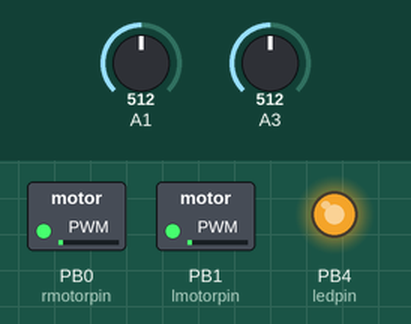
This sketch was run on a simulated ATtiny85, built with avr-gcc and run on an emulated ATtiny85. Shown: switched loads named in the sketch (green lamp = pin HIGH), output pins drawn as LEDs (lit = HIGH). Dashed ring = blinking. The inputs (shaded band) are chosen by the test bench; at power-on: A1 = 512, A3 = 512.

Above: at 10.83 s.
11.3 s: A1 set to 391
14.3 s: A1 set to 369
At 15.0 s:
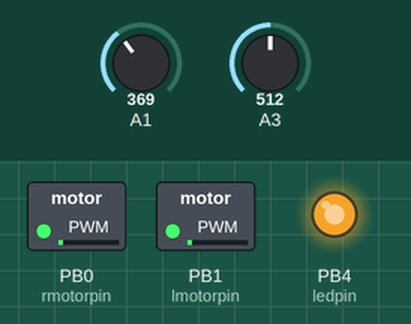
15.8 s: A3 set to 403
17.3 s: A3 set to 366
At 20.2 s:
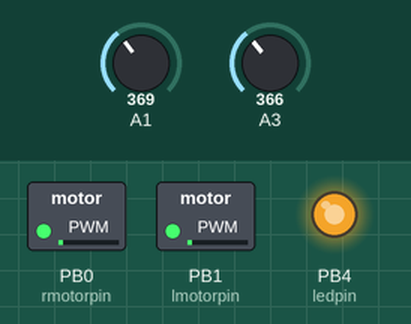
20.3 s: A3 set to 511
At 20.8 s:
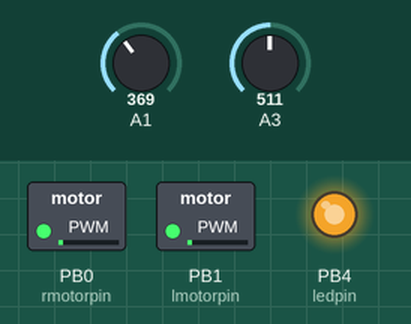
21.8 s: A3 set to 306
At 25.03 s:
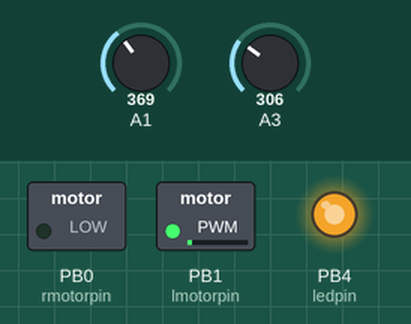
Timing chart, 0 to 25.8 s (numbered marks = the images above; inputs shaded):
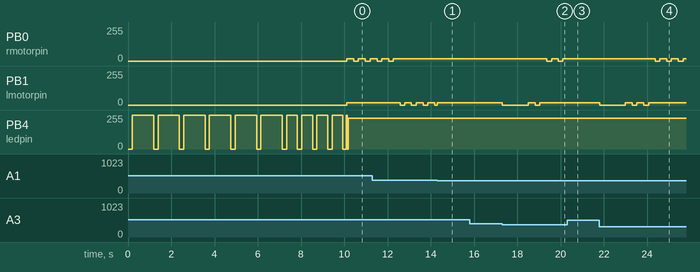

The sketch:

Robot1.ino
```cpp
/*
Robot version 1
ATtiny85, 2 motors, LED, two sensors

Sensor stuff:
both white  :  no prior  :  random walk
            :  prior     :  turn in direction of last black

one white   :  ideal situation, move straight

both black  :  no prior  :  random walk
            :  prior     :  turn in direction of last white

This code was written by Eric Heisler (shlonkin)
It is in the public domain, so do what you will with it.
*/

// Here are some parameters that you need to adjust for your setup
// Base speeds are the motor pwm values. Adjust them for desired motor speeds.
#define baseLeftSpeed 17
#define baseRightSpeed 17

// This determines sensitivity in detecting black and white
// measurment is considered white if it is > whiteValue*n/4
// where n is the value below. n should satisfy 0<n<4
// A reasonable value is 3. Fractions are acceptable.
#define leftSensitivity 3
#define rightSensitivity 3

// the pin definitions
#define lmotorpin 1 // PB1 pin 6
#define rmotorpin 0 // PB0 pin 5
#define lsensepin 3 //ADC3 pin 2
#define rsensepin 1 //ADC1 pin 7
#define ledpin 4 //PB4 pin 3

// some behavioral numbers
// these are milisecond values
#define steplength 300
#define smallturn 200
#define bigturn 500
#define memtime 1000

// variables
uint8_t lspd, rspd; // motor speeds
uint16_t lsenseval, rsenseval, lwhiteval, rwhiteval; // sensor values

// just for convenience and simplicity (HIGH is off)
#define ledoff PORTB |= 0b00010000
#define ledon PORTB &= 0b11101111

void setup(){
  // setup pins
  pinMode(lmotorpin, OUTPUT);
  pinMode(rmotorpin, OUTPUT);
  pinMode(2, INPUT); // these are the sensor pins, but the analog
  pinMode(3, INPUT); // and digital functions use different numbers
  ledoff;
  pinMode(ledpin, OUTPUT);
  analogWrite(lmotorpin, 0);
  analogWrite(rmotorpin, 0);

  lspd = baseLeftSpeed;
  rspd = baseRightSpeed;

  // give a few second pause to set the thing on a white surface
  // the LED will flash during this time
  lsenseval = 6;
  while(lsenseval){
    lsenseval--;
    flashLED(1);
    delay(989);
  }
  flashLED(4);
  delay(500);
  senseInit();
}

void loop(){
  // followEdge() contains an infinite loop, so this loop really isn't necessary
  followEdge();
}

void followEdge(){
  // now look for an edge
  uint8_t lastMove = 1; //0=straight, 1=left, 2=right
  unsigned long moveEndTime = 0; // the millis at which to stop
  unsigned long randomBits = micros(); // for a random walk

  unsigned long prior = 0; // after edge encounter set to millis + memtime
  uint8_t priorDir = 0; //0=left, 1=right, 2=both
  uint8_t lastSense = 1; //0=edge, 1=both white, 2=both black
  uint8_t i = 0; // iterator

  while(true){
    // only read sensors about once every 20ms
    // it can be done faster, but this makes motion smoother
    delay(18);
    // read the value 4 times and average
    ledon;
    delay(1);
    lsenseval = 0;
    rsenseval = 0;
    for(i=0; i<4; i++){
    	lsenseval += analogRead(lsensepin);
    	rsenseval += analogRead(rsensepin);
    }
    // don't divide by 4 because it is used below
    ledoff;

    // refill the random bits if needed
    if(randomBits == 0){ randomBits = micros(); }

    // Here is the important part
    // There are four possible states: both white, both black, one of each
    // The behavior will depend on current and previous states
    if((lsenseval > lwhiteval*leftSensitivity) && (rsenseval > rwhiteval*rightSensitivity)){
    	// both white - if prior turn toward black, else random walk
    	if(lastSense == 2 || millis() < prior){
    		// turn toward last black or left
    		if(priorDir == 0){
    			moveEndTime = millis()+smallturn;
    			move(0, rspd); // turn left
    			lastMove = 1;
    		}else if(priorDir == 1){
    			moveEndTime = millis()+smallturn;
    			move(lspd, 0); // turn right
    			lastMove = 2;
    		}else{
    			moveEndTime = millis()+bigturn;
    			move(0, rspd); // turn left a lot
    			lastMove = 1;
    		}
    	}else{
    		// random walk
    		if(millis() < moveEndTime){
    			// just continue moving
    		}else{
    			if(lastMove){
    				moveEndTime = millis()+steplength;
    				move(lspd, rspd); // go straight
    				lastMove = 0;
    			}else{
    				if(randomBits & 1){
    					moveEndTime = millis()+smallturn;
    					move(0, rspd); // turn left
    					lastMove = 1;
    				}else{
    					moveEndTime = millis()+smallturn;
    					move(lspd, 0); // turn right
    					lastMove = 2;
    				}
    				randomBits >>= 1;
    			}
    		}
    	}
    	lastSense = 1;

    }else if((lsenseval > lwhiteval*leftSensitivity) || (rsenseval > rwhiteval*rightSensitivity)){
    	// one white, one black - this is the edge
    	// just go straight
    	moveEndTime = millis()+steplength;
    	move(lspd, rspd); // go straight
    	lastMove = 0;
    	lastSense = 0;
    	prior = millis()+memtime;
    	if(lsenseval > lwhiteval*leftSensitivity){
    		// the right one is black
    		priorDir = 1;
    	}else{
    		// the left one is black
    		priorDir = 0;
    	}

    }else{
    	// both black - if prior turn toward white, else random walk
    	if(lastSense == 1 || millis() < prior){
    		// turn toward last white or left
    		if(priorDir == 0){
    			moveEndTime = millis()+smallturn;
    			move(lspd, 0); // turn right
    			lastMove = 2;
    		}else if(priorDir == 1){
    			moveEndTime = millis()+smallturn;
    			move(0, rspd); // turn left
    			lastMove = 1;
    		}else{
    			moveEndTime = millis()+bigturn;
    			move(lspd, 0); // turn right a lot
    			lastMove = 2;
    		}
    	}else{
    		// random walk
    		if(millis() < moveEndTime){
    			// just continue moving
    		}else{
    			if(lastMove){
    				moveEndTime = millis()+steplength;
    				move(lspd, rspd); // go straight
    				lastMove = 0;
    			}else{
    				if(randomBits & 1){
    					moveEndTime = millis()+smallturn;
    					move(0, rspd); // turn left
    					lastMove = 1;
    				}else{
    					moveEndTime = millis()+smallturn;
    					move(lspd, 0); // turn right
    					lastMove = 2;
    				}
    				randomBits >>= 1;
    			}
    		}
    	}
    	lastSense = 2;
    }
  }
}

void move(uint8_t lspeed, uint8_t rspeed){
  analogWrite(lmotorpin, lspeed);
  analogWrite(rmotorpin, rspeed);
}

void stop(){
  analogWrite(lmotorpin, 0);
  analogWrite(rmotorpin, 0);
}

// stores the average of 16 readings as a white value
void senseInit(){
  lwhiteval = 0;
  rwhiteval = 0;
  ledon;
  delay(1);
  for(uint8_t i=0; i<16; i++){
    lwhiteval += analogRead(lsensepin);
    delay(1);
    rwhiteval += analogRead(rsensepin);
    delay(9);
  }
  lwhiteval >>= 4;
  rwhiteval >>= 4;
  ledoff;
}

void flashLED(uint8_t flashes){
  while(flashes){
    flashes--;
    ledon;
    delay(200);
    ledoff;
    if(flashes){ delay(500); }
  }
}
```

Measured:
- the behaviour switches between 385 and 384 on A1 (found by bisection; images 0 and 1)
- the behaviour switches between 385 and 384 on A3 (found by bisection; images 1 and 2)
- after the input at 14.3 s, PB0 (rmotorpin): stays 17/255 (without the input it goes to 0/255 after 0.94 s)
- after the input at 15.8 s, every drawn part: stays the same
- after the input at 17.3 s, PB0 (rmotorpin): alternates 17/255 for 0.32 s and 0/255 for 0.21 s, starting after 2.1 s; PB1 (lmotorpin): 17/255 → 0/255 at once, → 17/255 1.2 s later, → 0/255 0.32 s later, → 17/255 0.22 s later
- after the input at 20.3 s, PB0 (rmotorpin): stays 17/255 (without the input it goes to 0/255 after 1.2 s); PB1 (lmotorpin): stops changing and stays 17/255
- after the input at 21.8 s, PB0 (rmotorpin): alternates 17/255 for 0.32 s and 0/255 for 0.22 s, starting after 2.6 s; PB1 (lmotorpin): 17/255 → 0/255 at once, then repeats every 0.54 s: 17/255 0.32 s, 0/255 0.22 s, until it stays 17/255 from 24.1 s
- by itself, PB0 (rmotorpin): alternates 17/255 for 0.32 s and 0/255 for 0.22 s, 4 changes in all, then stays 17/255
- by itself, PB1 (lmotorpin): alternates 17/255 for 0.32 s and 0/255 for 0.22 s
